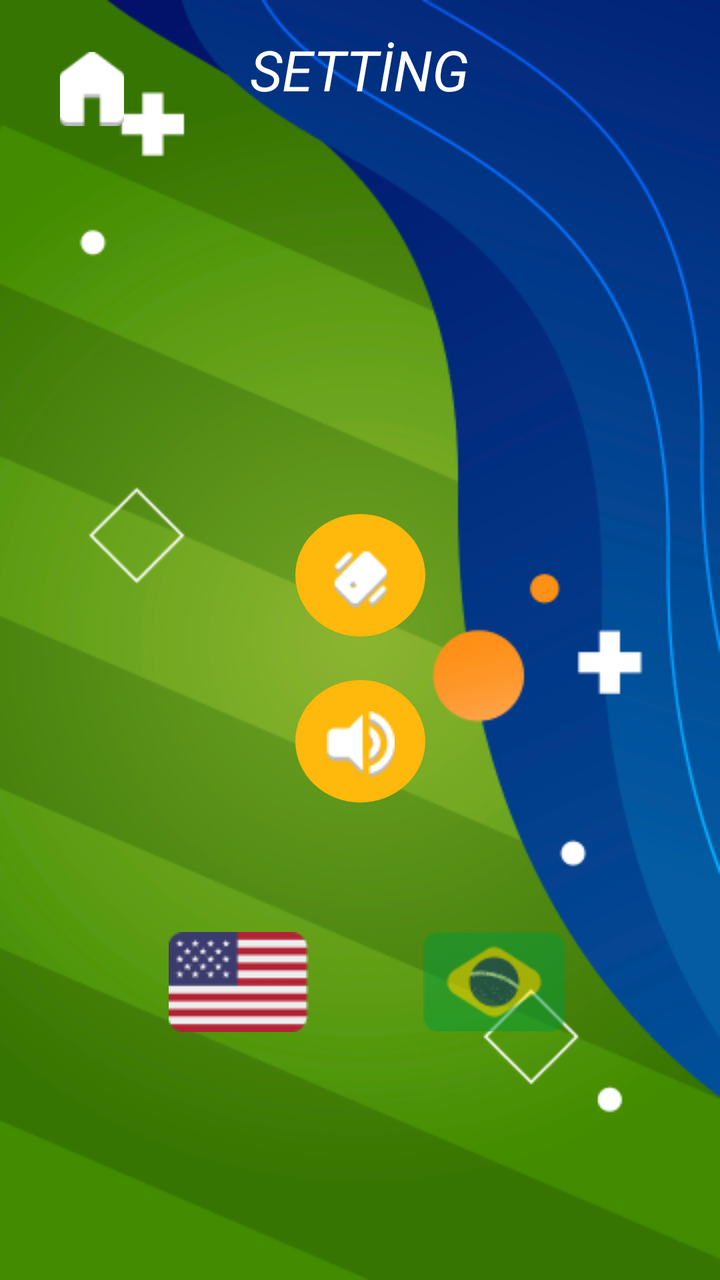
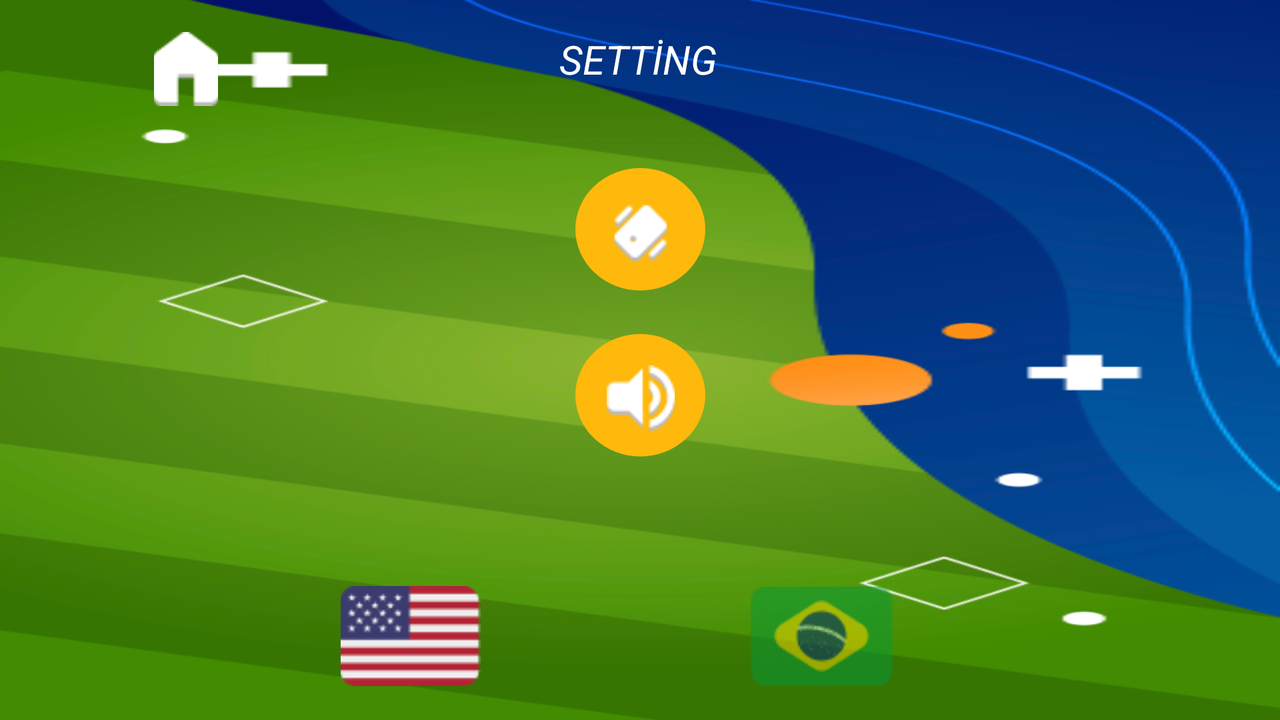

An Android layout and its configuration variant, each rendered on a device that would load it. The default file and the variant file are quoted in full after the pictures.
<!-- AndroidManifest.xml: application theme Theme.Footstone -->
<!-- res/layout/activity_setting.xml -->
<?xml version="1.0" encoding="utf-8"?>
<androidx.constraintlayout.widget.ConstraintLayout xmlns:android="http://schemas.android.com/apk/res/android"
    xmlns:app="http://schemas.android.com/apk/res-auto"
    xmlns:tools="http://schemas.android.com/tools"
    android:layout_width="match_parent"
    android:layout_height="match_parent"
    tools:context=".SettingActivity"
    android:background="@drawable/background">


    <ImageView
        android:id="@+id/imageview_home4"
        android:layout_width="34dp"
        android:layout_height="37dp"
        android:layout_marginStart="29dp"
        android:layout_marginTop="26dp"
        android:src="@drawable/home"
        app:layout_constraintStart_toStartOf="parent"
        app:layout_constraintTop_toTopOf="parent" />

    <TextView
        android:layout_width="wrap_content"
        android:layout_height="wrap_content"
        android:layout_marginTop="16dp"
        android:text="@string/setting"
        android:textColor="@color/white"
        android:textSize="28dp"
        android:textStyle="italic"
        app:layout_constraintEnd_toEndOf="parent"
        app:layout_constraintStart_toStartOf="parent"
        app:layout_constraintTop_toTopOf="parent" />

    <androidx.constraintlayout.widget.ConstraintLayout
        android:layout_width="299dp"
        android:layout_height="381dp"
        android:layout_marginTop="161dp"
        android:layout_marginBottom="189dp"
        app:layout_constraintBottom_toBottomOf="parent"
        app:layout_constraintEnd_toEndOf="parent"
        app:layout_constraintStart_toStartOf="parent"
        app:layout_constraintTop_toTopOf="parent"
        app:layout_constraintVertical_bias="0.0">

        <ImageView
            android:id="@+id/settings"
            android:layout_width="65dp"
            android:layout_height="65dp"
            android:layout_marginTop="96dp"
            android:background="@drawable/ellipsebuttonleft"
            android:scaleType="centerInside"
            android:src="@drawable/vecor_screen"
            app:layout_constraintEnd_toEndOf="parent"
            app:layout_constraintStart_toStartOf="parent"
            app:layout_constraintTop_toTopOf="parent" />

        <ImageView
            android:id="@+id/info"
            android:layout_width="65dp"
            android:layout_height="65dp"
            android:layout_marginTop="18dp"
            android:background="@drawable/ellipsebuttonleft"
            android:scaleType="centerInside"
            android:src="@drawable/vector_volume"
            app:layout_constraintEnd_toEndOf="parent"
            app:layout_constraintStart_toStartOf="parent"
            app:layout_constraintTop_toBottomOf="@+id/settings" />


        <ImageView

            android:id="@+id/image_en"
            android:layout_width="71dp"
            android:layout_height="50dp"
            android:layout_marginStart="53dp"
            android:layout_marginTop="61dp"
            android:src="@drawable/en"
            app:layout_constraintStart_toStartOf="parent"
            app:layout_constraintTop_toBottomOf="@+id/info" />

        <ImageView
            android:id="@+id/image_port"
            android:layout_width="71dp"
            android:layout_height="50dp"
            android:layout_marginStart="57dp"
            android:layout_marginTop="61dp"
            android:src="@drawable/brazil"
            app:layout_constraintStart_toEndOf="@+id/image_en"
            app:layout_constraintTop_toBottomOf="@+id/info" />
    </androidx.constraintlayout.widget.ConstraintLayout>

</androidx.constraintlayout.widget.ConstraintLayout>
<!-- resources referenced by this layout -->
<resources>
  <!-- drawable background: png bitmap (drawable, 139948 bytes) -->
  <!-- drawable brazil: png bitmap (drawable, 2069 bytes) -->
  <!-- drawable ellipsebuttonleft (drawable) -->
  <vector xmlns:android="http://schemas.android.com/apk/res/android"
      android:width="65dp"
      android:height="69dp"
      android:viewportWidth="65"
      android:viewportHeight="69">
    <path
        android:pathData="M32.5,32.5m-32.5,0a32.5,32.5 0,1 1,65 0a32.5,32.5 0,1 1,-65 0"
        android:fillColor="#FFB80C"/>
  </vector>
  <!-- drawable en: png bitmap (drawable, 1468 bytes) -->
  <!-- drawable home: png bitmap (drawable, 463 bytes) -->
  <!-- drawable vecor_screen: png bitmap (drawable, 662 bytes) -->
  <!-- drawable vector_volume: png bitmap (drawable, 1051 bytes) -->
  <string name="setting">SETTİNG</string>
  <style name="Theme.Footstone" parent="Theme.MaterialComponents.DayNight.NoActionBar">
          
          <item name="colorPrimary">@color/purple_500</item>
          <item name="colorPrimaryVariant">@color/purple_700</item>
          <item name="colorOnPrimary">@color/white</item>
          
          <item name="colorSecondary">#FFB80C</item>
          <item name="colorSecondaryVariant">@color/teal_700</item>
          <item name="colorOnSecondary">@color/black</item>
          
          <item name="android:statusBarColor">?attr/colorPrimaryVariant</item>
          
      </style>
</resources>
<!-- res/layout-land/activity_setting.xml (the repository's variant of the layout above) -->
<!-- drawn on the phone turned sideways -->
<?xml version="1.0" encoding="utf-8"?>
<androidx.constraintlayout.widget.ConstraintLayout xmlns:android="http://schemas.android.com/apk/res/android"
    xmlns:app="http://schemas.android.com/apk/res-auto"
    xmlns:tools="http://schemas.android.com/tools"
    android:layout_width="match_parent"
    android:layout_height="match_parent"
    tools:context=".SettingActivity"
    android:background="@drawable/background">


    <ImageView
        android:id="@+id/imageview_home4"
        android:layout_width="34dp"
        android:layout_height="37dp"
        android:layout_marginStart="76dp"
        android:layout_marginTop="16dp"
        android:src="@drawable/home"
        app:layout_constraintStart_toStartOf="parent"
        app:layout_constraintTop_toTopOf="parent" />

    <TextView
        android:layout_width="81dp"
        android:layout_height="28dp"
        android:layout_marginTop="16dp"
        android:text="@string/setting"
        android:textColor="@color/white"
        android:textSize="20dp"
        android:textStyle="italic"
        app:layout_constraintEnd_toEndOf="parent"
        app:layout_constraintStart_toStartOf="parent"
        app:layout_constraintTop_toTopOf="parent" />

    <androidx.constraintlayout.widget.ConstraintLayout
        android:layout_width="407dp"
        android:layout_height="285dp"
        android:layout_marginTop="84dp"
        app:layout_constraintEnd_toEndOf="parent"
        app:layout_constraintStart_toStartOf="parent"
        app:layout_constraintTop_toTopOf="parent">

        <ImageView
            android:id="@+id/settings"
            android:layout_width="65dp"
            android:layout_height="65dp"
            android:background="@drawable/ellipsebuttonleft"
            android:scaleType="centerInside"
            android:src="@drawable/vecor_screen"
            app:layout_constraintEnd_toEndOf="parent"
            app:layout_constraintStart_toStartOf="parent"
            app:layout_constraintTop_toTopOf="parent" />

        <ImageView
            android:id="@+id/info"
            android:layout_width="65dp"
            android:layout_height="65dp"
            android:layout_marginTop="18dp"
            android:background="@drawable/ellipsebuttonleft"
            android:scaleType="centerInside"
            android:src="@drawable/vector_volume"
            app:layout_constraintEnd_toEndOf="parent"
            app:layout_constraintStart_toStartOf="parent"
            app:layout_constraintTop_toBottomOf="@+id/settings" />


        <ImageView

            android:id="@+id/image_en"
            android:layout_width="71dp"
            android:layout_height="50dp"
            android:layout_marginStart="53dp"
            android:layout_marginTop="61dp"
            android:src="@drawable/en"
            app:layout_constraintStart_toStartOf="parent"
            app:layout_constraintTop_toBottomOf="@+id/info" />

        <ImageView
            android:id="@+id/image_port"
            android:layout_width="71dp"
            android:layout_height="50dp"
            android:layout_marginStart="57dp"
            android:layout_marginTop="61dp"
            android:src="@drawable/brazil"
            app:layout_constraintEnd_toEndOf="parent"
            app:layout_constraintStart_toEndOf="@+id/image_en"
            app:layout_constraintTop_toBottomOf="@+id/info" />
    </androidx.constraintlayout.widget.ConstraintLayout>

</androidx.constraintlayout.widget.ConstraintLayout>
